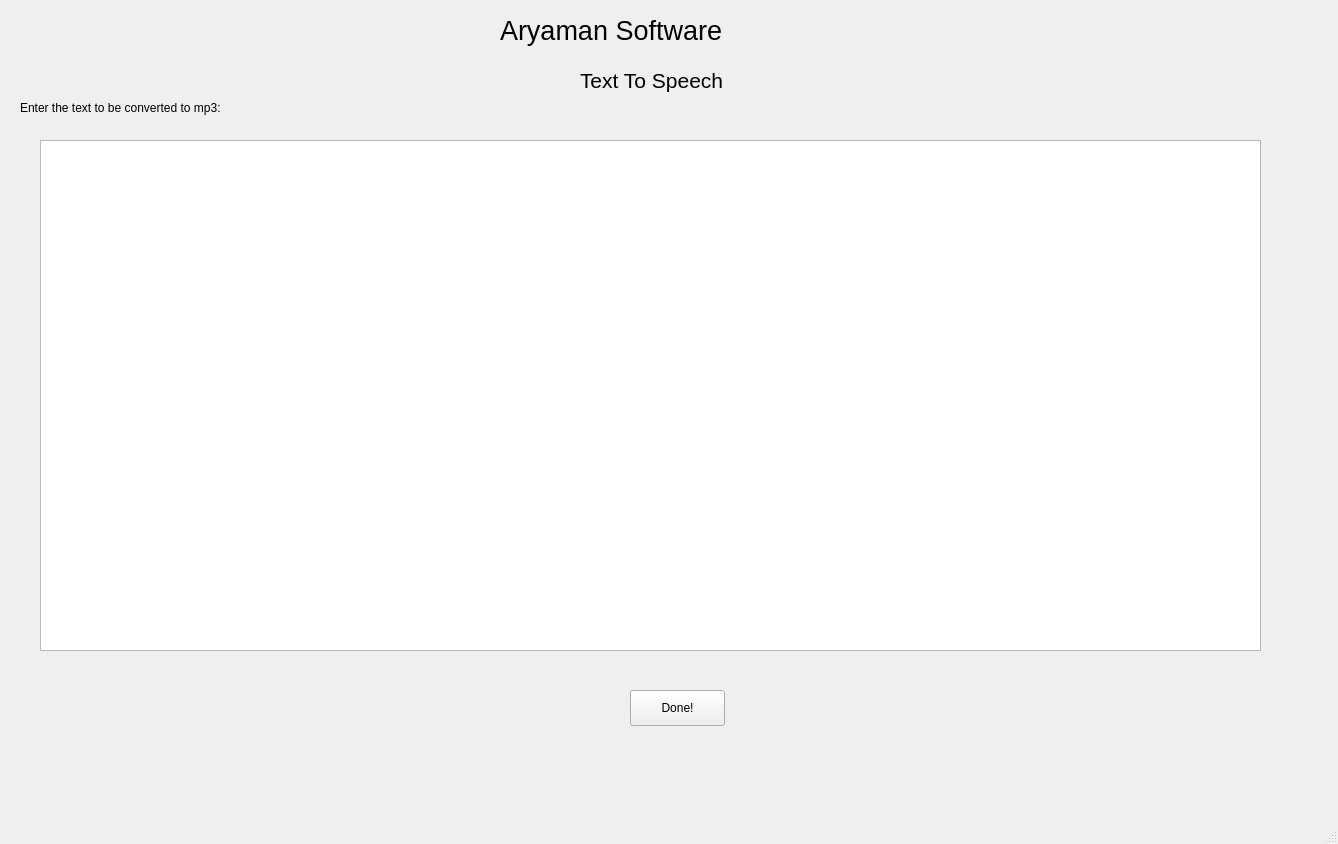
<?xml version="1.0" encoding="UTF-8"?>
<ui version="4.0">
 <class>MainWindow</class>
 <widget class="QMainWindow" name="MainWindow">
  <property name="geometry">
   <rect>
    <x>0</x>
    <y>0</y>
    <width>1338</width>
    <height>844</height>
   </rect>
  </property>
  <property name="windowTitle">
   <string>MainWindow</string>
  </property>
  <widget class="QWidget" name="centralwidget">
   <widget class="QLabel" name="label">
    <property name="geometry">
     <rect>
      <x>500</x>
      <y>0</y>
      <width>241</width>
      <height>61</height>
     </rect>
    </property>
    <property name="font">
     <font>
      <pointsize>20</pointsize>
     </font>
    </property>
    <property name="text">
     <string>Aryaman Software</string>
    </property>
   </widget>
   <widget class="QLabel" name="label_2">
    <property name="geometry">
     <rect>
      <x>580</x>
      <y>50</y>
      <width>161</width>
      <height>61</height>
     </rect>
    </property>
    <property name="font">
     <font>
      <pointsize>16</pointsize>
     </font>
    </property>
    <property name="text">
     <string>Text To Speech</string>
    </property>
   </widget>
   <widget class="QLabel" name="label_3">
    <property name="geometry">
     <rect>
      <x>20</x>
      <y>100</y>
      <width>251</width>
      <height>16</height>
     </rect>
    </property>
    <property name="text">
     <string>Enter the text to be converted to mp3:</string>
    </property>
   </widget>
   <widget class="QTextEdit" name="textEdit">
    <property name="geometry">
     <rect>
      <x>40</x>
      <y>140</y>
      <width>1221</width>
      <height>511</height>
     </rect>
    </property>
   </widget>
   <widget class="QPushButton" name="pushButton">
    <property name="geometry">
     <rect>
      <x>630</x>
      <y>690</y>
      <width>95</width>
      <height>36</height>
     </rect>
    </property>
    <property name="text">
     <string>Done!</string>
    </property>
   </widget>
   <widget class="QLabel" name="label_4">
    <property name="geometry">
     <rect>
      <x>750</x>
      <y>10</y>
      <width>61</width>
      <height>51</height>
     </rect>
    </property>
    <property name="text">
     <string/>
    </property>
    <property name="pixmap">
     <pixmap>../../Aryaman/king-vitruvian-godzilla-pc/aryamans/Pictures/my logo.png</pixmap>
    </property>
    <property name="scaledContents">
     <bool>true</bool>
    </property>
   </widget>
  </widget>
  <widget class="QStatusBar" name="statusbar"/>
 </widget>
 <resources/>
 <connections/>
</ui>
